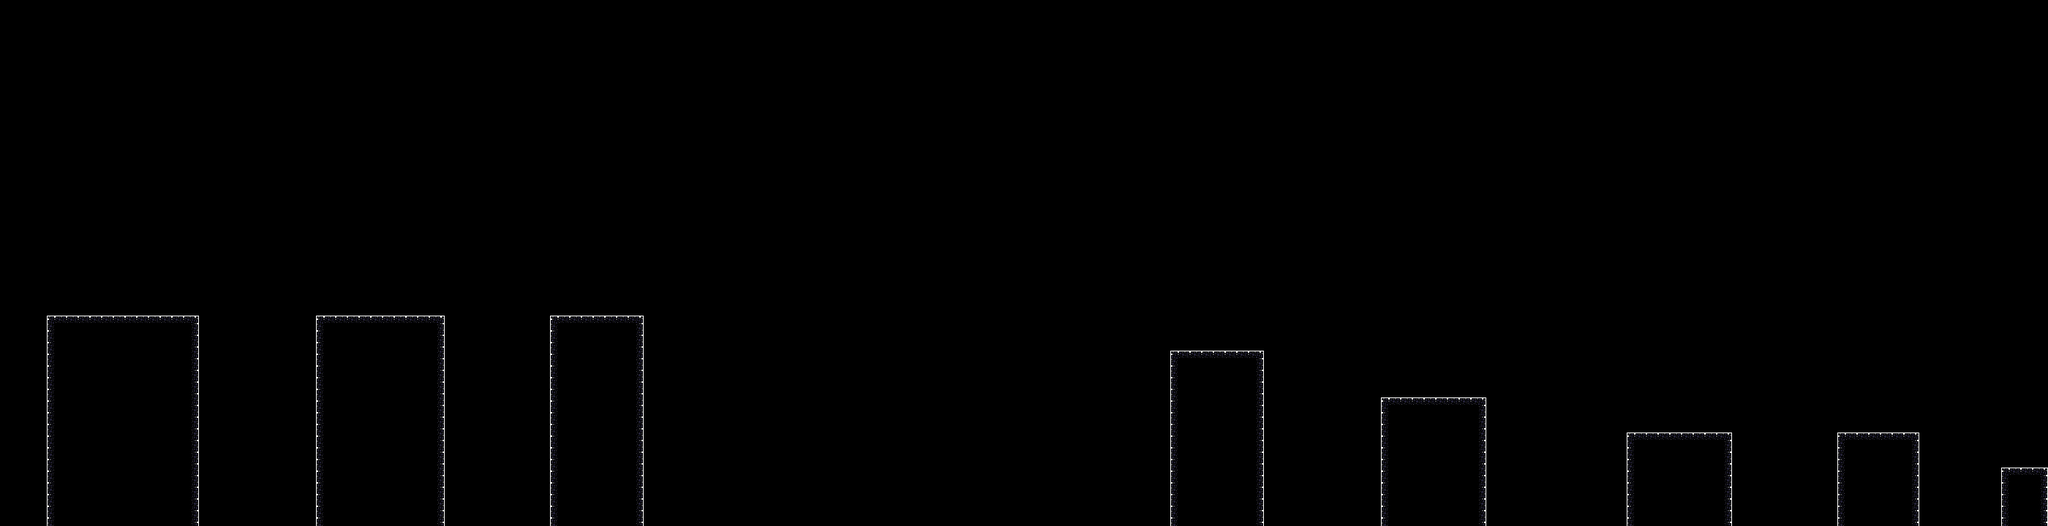

Below is a game level as drawn by its tile map, then a one-line description and the .tmx that defines it (tile-layer data replaced by summaries):
An orthogonal 175x45 tile map with 16x16 px tiles, 1 tile layer (Tile Layer 1) and 6 objects (2x MovingPlatform, Collectible, Player, Chaser, LevelChange).

<map version="1.10" tiledversion="1.10.2" orientation="orthogonal" renderorder="right-down" width="175" height="45" tilewidth="16" tileheight="16" infinite="0" nextlayerid="4" nextobjectid="10">
 <tileset firstgid="1" name="tileset" tilewidth="16" tileheight="16" tilecount="24" columns="12">
  <image source="assets/tileset.png" width="192" height="32" />
 </tileset>
 <layer id="1" name="Tile Layer 1" width="175" height="45">
  <data>[7875 cells, 255 non-empty, 5 distinct tile ids]</data>
 </layer>
 <objectgroup id="3" name="Object Layer 2">
  <object id="9" name="Collectible" x="2753.33" y="603.333" width="32" height="34.6667" />
 </objectgroup>
 <objectgroup id="2" name="Object Layer 1">
  <object id="2" name="Player" x="141.167" y="310.667" width="53" height="64" />
  <object id="3" name="Chaser" type="Chaser" x="-1470.75" y="-500.969" width="1075.56" height="1509.09">
   <properties>
    <property name="MoveRight" type="bool" value="true" />
    <property name="Speed" type="float" value="3" />
   </properties>
  </object>
  <object id="6" name="MovingPlatform" type="MovingPlatform" x="976" y="432" width="74" height="15">
   <properties>
    <property name="EndX" type="float" value="1300" />
    <property name="EndY" type="float" value="432" />
    <property name="Speed" type="float" value="0.5" />
   </properties>
  </object>
  <object id="7" name="MovingPlatform" type="MovingPlatform" x="2946.21" y="638.197" width="74" height="15">
   <properties>
    <property name="EndX" type="float" value="2946.21" />
    <property name="EndY" type="float" value="200" />
    <property name="Speed" type="float" value="0.5" />
   </properties>
  </object>
  <object id="8" name="LevelChange" x="3249.33" y="60.3333" width="80" height="74">
   <properties>
    <property name="NextLevel" value="startMenu.tmx" />
   </properties>
  </object>
 </objectgroup>
</map>
